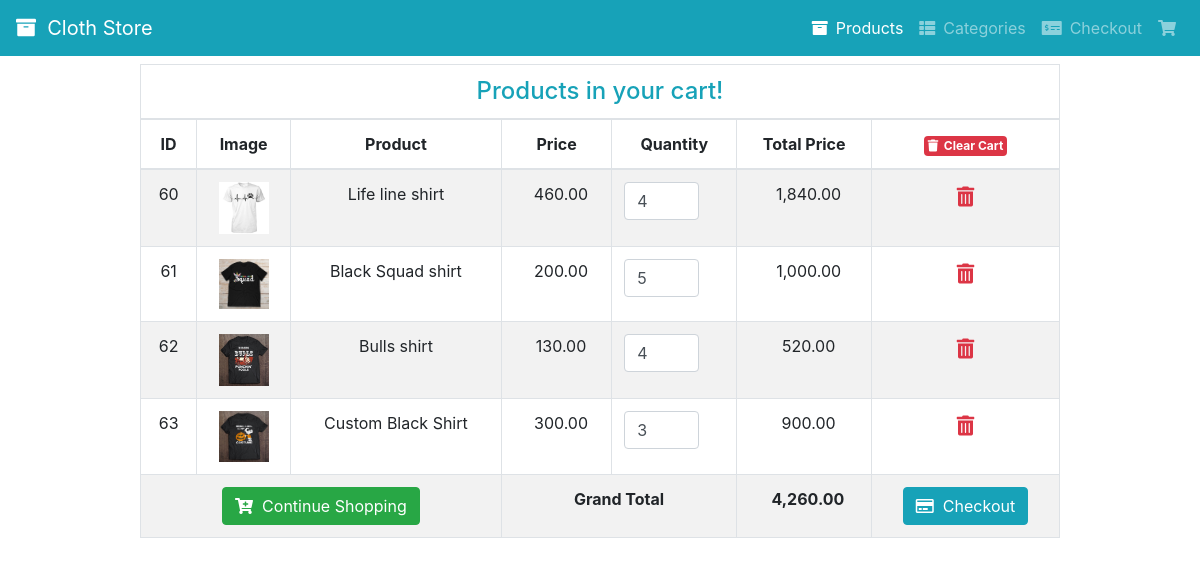
Page /cart.php on the earlier database version.
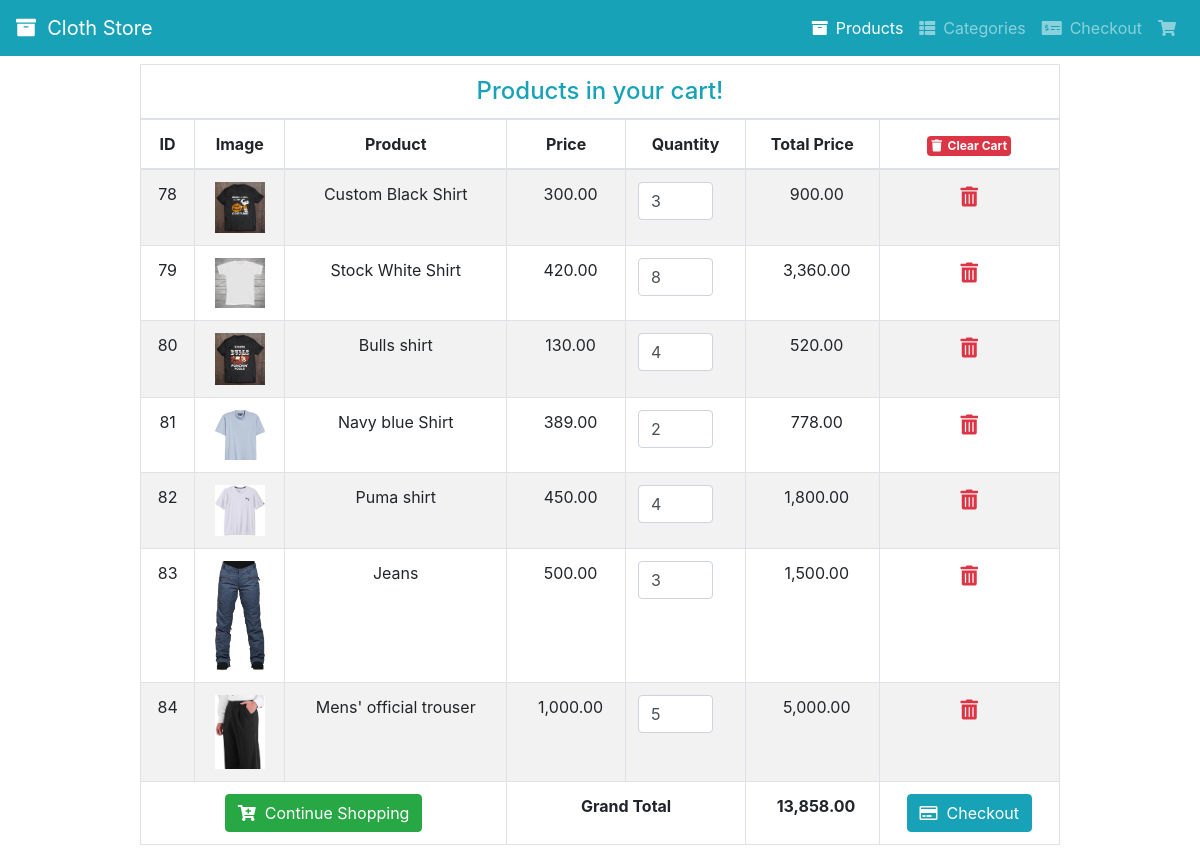
Same page on the later database version.
### tables this page shows
CREATE TABLE `cart` (
  `id` int(11) NOT NULL,
  `product_name` varchar(100) NOT NULL,
  `product_price` varchar(50) NOT NULL,
  `product_image` varchar(255) NOT NULL,
  `qty` int(10) NOT NULL,
  `total_price` varchar(100) NOT NULL,
  `product_code` varchar(10) NOT NULL
);

### cart.php (the view, shortened to what this page needs)
<!DOCTYPE html>
<html lang="en">
<head>
  <link rel='stylesheet' href='https://cdnjs.cloudflare.com/ajax/libs/twitter-bootstrap/4.5.2/css/bootstrap.min.css' />
  <link rel='stylesheet' href='https://cdnjs.cloudflare.com/ajax/libs/font-awesome/5.9.0/css/all.min.css' />
</head>
<body>
  <nav class="navbar navbar-expand-md bg-info navbar-dark">
    <a class="navbar-brand" href="index.php"><i class="fa fa-archive"></i>&nbsp;&nbsp;Cloth Store</a>
    <div class="collapse navbar-collapse" id="collapsibleNavbar">
      <ul class="navbar-nav ml-auto">
        <li class="nav-item">
        <a class="nav-link active" href="activity.php"><i class="fa fa-archive mr-2"></i>Products</a>
        </li>
        <li class="nav-item">
          <a class="nav-link" href="#"><i class="fas fa-th-list mr-2"></i>Categories</a>
        </li>
        <li class="nav-item">
          <a class="nav-link" href="checkout.php"><i class="fas fa-money-check-alt mr-2"></i>Checkout</a>
        </li>
        <li class="nav-item">
          <a class="nav-link" href="cart.php"><i class="fas fa-shopping-cart"></i> <span id="cart-item" class="badge badge-danger"></span></a>
        </li>
      </ul>
    </div>
  </nav>
  <div class="container">
    <div class="row justify-content-center">
      <div class="col-lg-10">
        <div class="table-responsive mt-2">
          <table class="table table-bordered table-striped text-center">
            <thead>
              <tr>
                <td colspan="7">
                  <h4 class="text-center text-info m-0">Products in your cart!</h4>
                </td>
              </tr>
              <tr>
                <th>ID</th>
                <th>Image</th>
                <th>Product</th>
                <th>Price</th>
                <th>Quantity</th>
                <th>Total Price</th>
                <th>
                  <a href="action.php?clear=all" class="badge-danger badge p-1" onclick="return confirm('Are you sure want to clear your cart?');"><i class="fas fa-trash"></i>&nbsp;&nbsp;Clear Cart</a>
                </th>
              </tr>
            </thead>
            <tbody>
              <?php
                require 'config.php';
                $stmt = $conn->prepare('SELECT * FROM cart');
                $stmt->execute();
                $result = $stmt->get_result();
                $grand_total = 0;
                while ($row = $result->fetch_assoc()):
              ?>
              <tr>
                <td><?= $row['id'] ?></td>
                <td><img src="<?= $row['product_image'] ?>" width="50"></td>
                <td><?= $row['product_name'] ?></td>
                <td>
                  <i class=""></i>&nbsp;&nbsp;<?= number_format($row['product_price'],2); ?>
                </td>
                <td>
                  <input type="number" class="form-control itemQty" value="<?= $row['qty'] ?>" style="width:75px;">
                </td>
                <td><i class=""></i>&nbsp;&nbsp;<?= number_format($row['total_price'],2); ?></td>
                <td>
                  <a href="action.php?remove=<?= $row['id'] ?>" class="text-danger lead" onclick="return confirm('Are you sure want to remove this item?');"><i class="fas fa-trash-alt"></i></a>
                </td>
              </tr>
              <?php $grand_total += $row['total_price']; ?>
              <?php endwhile; ?>
              <tr>
                <td colspan="3">
                  <a href="index.php" class="btn btn-success"><i class="fas fa-cart-plus"></i>&nbsp;&nbsp;Continue
                    Shopping</a>
                </td>
                <td colspan="2"><b>Grand Total</b></td>
                <td><b><i class=""></i>&nbsp;&nbsp;<?= number_format($grand_total,2); ?></b></td>
                <td>
                  <a href="checkout.php" class="btn btn-info <?= ($grand_total > 1) ? '' : 'disabled'; ?>"><i class="far fa-credit-card"></i>&nbsp;&nbsp;Checkout</a>
                </td>
              </tr>
            </tbody>
          </table>
        </div>
      </div>
    </div>
  </div>
</body>
</html>

Differences in the rows shown:
removed cart: id "60", shows a picture, product_name "Life line shirt", product_price "460.00", qty "4", total_price "1,840.00"
removed cart: id "61", product_image (picture), product_name "Black Squad shirt", product_price "200.00", qty "5", total_price "1,000.00"
removed cart: id "62", product_image (picture), product_name "Bulls shirt", product_price "130.00", qty "4", total_price "520.00"
removed cart: id "63", product_image (picture), product_name "Custom Black Shirt", product_price "300.00", qty "3", total_price "900.00"
added cart: id "78", product_image (picture), product_name "Custom Black Shirt", product_price "300.00", qty "3", total_price "900.00"
added cart: id "79", product_image (picture), product_name "Stock White Shirt", product_price "420.00", qty "8", total_price "3,360.00"
added cart: id "80", product_image (picture), product_name "Bulls shirt", product_price "130.00", qty "4", total_price "520.00"
added cart: id "81", product_image (picture), product_name "Navy blue Shirt", product_price "389.00", qty "2", total_price "778.00"
added cart: id "82", product_image (picture), product_name "Puma shirt", product_price "450.00", qty "4", total_price "1,800.00"
added cart: id "83", shows a picture, product_name "Jeans", product_price "500.00", qty "3", total_price "1,500.00"
added cart: id "84", shows a picture, product_name "Mens' official trouser", product_price "1,000.00", qty "5", total_price "5,000.00"
Other differences:
$grand_total: "4,260.00" → "13,858.00"
